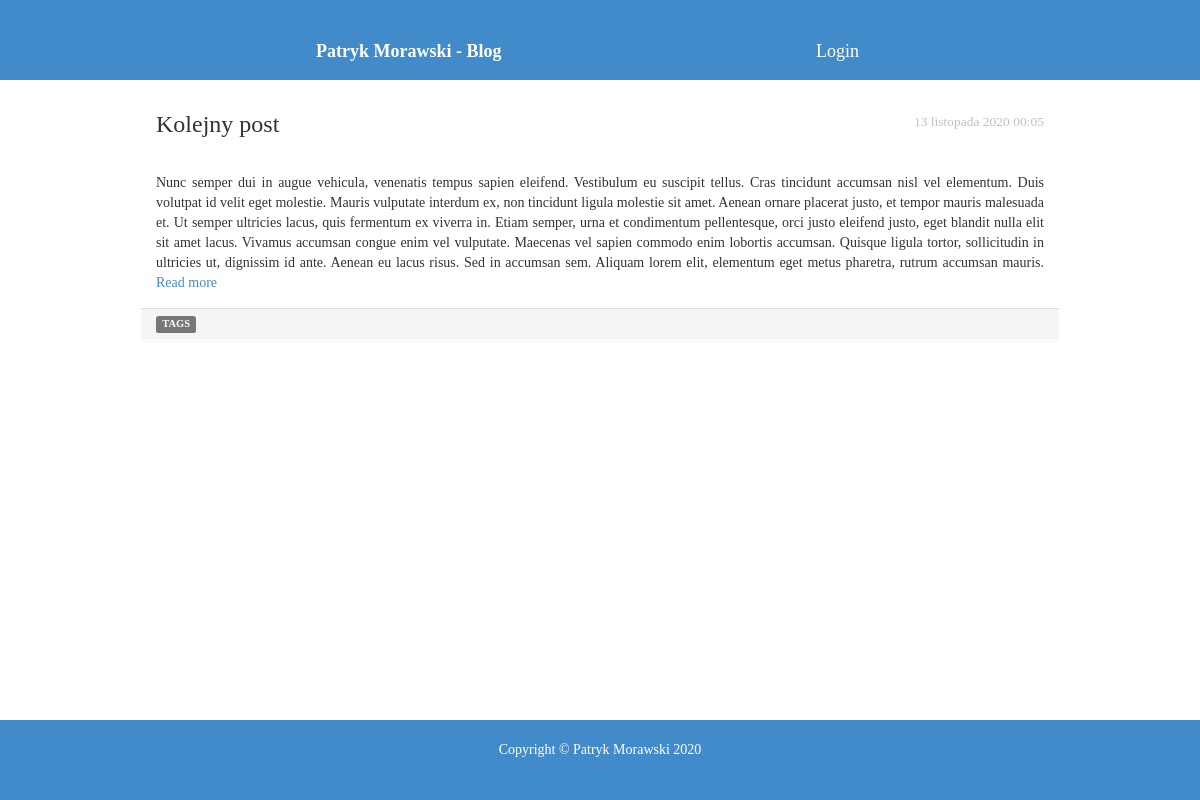
The page / on the database its author committed.
### blog/models.py (models this page shows, shortened)
class Post(models.Model):
    author = models.ForeignKey('auth.User', on_delete=models.CASCADE)
    title = models.CharField(max_length=200)
    text = models.TextField()
    created_date = models.DateTimeField( default=timezone.now)
    published_date = models.DateTimeField( blank=True, null=True)

### blog/views.py (the view)
# urls.py: path('', views.post_list, name='post_list'),
def post_list(request):
    posts = Post.objects.filter(published_date__lte=timezone.now()).order_by('published_date')
    return render(request, 'blog/post_list.html', {'posts': posts})

### blog/templates/blog/post_list.html (shortened to what this page needs)
{% extends 'blog/base.html' %}
{% block content %}
    <div class="container">
        <div class="row">
            <div class="col-md-1"></div>
            <div class="col-md-10">
                <div id="postlist">
                    {% for post in posts %}
                        <div class="panel">
                            <div class="panel-heading">
                                <div class="text-center">
                                    <div class="row">
                                        <div class="col-sm-9">
                                            <h3 class="pull-left">{{ post.title }}</h3>
                                        </div>
                                        <div class="col-sm-3">
                                            <h4 class="pull-right">
                                            <small><br><font color="silver">{{ post.published_date }}</font></small>
                                            </h4>
                                        </div>
                                    </div>
                                </div>
                            </div>
                        <div class="panel-body text-justify">
                            {{ post.text|linebreaksbr }} <a href="{% url 'post_detail' pk=post.pk %}">Read more</a>
                        </div>
                        <div class="panel-footer">
                            <span class="label label-default">TAGS</span>
                        </div>
                    {% endfor %}
                </div>
            </div>
        </div>
    </div>
{% endblock %}

### blog/templates/blog/base.html (shortened to what this page needs)
{% load static %}
<html lang="pl">
    <head>
        <link rel="stylesheet" href="https://cdn.jsdelivr.net/npm/bootstrap@4.5.3/dist/css/bootstrap.min.css">
        <link href="//netdna.bootstrapcdn.com/bootstrap/3.2.0/css/bootstrap.min.css" rel="stylesheet" id="bootstrap-css">
        <link rel="stylesheet" type="text/css" href="http://maxcdn.bootstrapcdn.com/bootstrap/3.1.1/css/bootstrap.min.css">
        <link rel="stylesheet" href="{% static 'css/blog.css' %}">
    </head>
    <body>
        <header class="text-center text-black">
            <nav class="navbar navbar-expand-lg navbar-light bg-eletric text-right">
                <a class="navbar-brand font-weight-bold text-white"><br>Patryk Morawski - Blog</a>
                <div class="collapse navbar-collapse" id="navbarNavAltMarkup">
                    <div class="navbar-nav float-right">
                        {% if user.is_authenticated %}
                            <a class="navbar-brand text-white ml-auto font-weight-bold"><br>{{ user.username }}</a>
                            <a class="navbar-brand text-white ml-auto"><br>|</a>
                            <a class="navbar-brand text-white ml-auto" href="/password_change/"><br>Zmień Hasło</a>
                            <a class="navbar-brand text-white ml-auto" href="/accounts/logout/"><br>Logout</a>
                        {% else %}
                            <a class="navbar-brand text-white ml-auto" href="/accounts/login/"><br>Login</a>
                        {% endif %}
                     </div>
                </div>
            </nav>
        </header>
        <article>
            {% block content %}
            {% endblock %}
        </article>
        <footer><br>Copyright © Patryk Morawski 2020</footer>
    </body>
</html>

### blog/static/css/blog.css (style rules this page uses)
* { font-family:"Tahoma"; }
header { height: 10%; background-color: #428bca; --color:#642BAD; color: white; text-align: center; }
a { color: #428bca; text-decoration:none; }
article { min-height:80%; }
nav { padding-left:25% !important; padding-right:25% !important; }
footer { height: 10%; background-color: #428bca; color: white; text-align: center; }

### rows shown on the page
Post: title "Kolejny post", published_date "13 listopada 2020 00:05", text "Nunc semper dui in augue vehicula, venenatis tempus sapien eleifend. Vestibulum eu suscipit tellus. Cras tincidunt accumsan nisl vel elementum. Duis volutpat id velit eget molestie. Mauris vulputate interdum ex, non tincidunt ligula molestie sit amet. Aenean ornare placerat justo, et tempor mauris malesuada et. Ut semper ultricies lacus, quis fermentum ex viverra in. Etiam semper, urna et condimentum pellentesque, orci justo eleifend justo, eget blandit nulla elit sit amet lacus. Vivamus accumsan congue enim vel vulputate. Maecenas vel sapien commodo enim lobortis accumsan. Quisque ligula tortor, sollicitudin in ultricies ut, dignissim id ante. Aenean eu lacus risus. Sed in accumsan sem.…"
